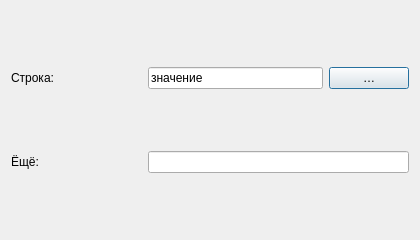
<?xml version="1.0" encoding="UTF-8"?>
<ui version="4.0"><class>Dialog</class><widget class="QDialog" name="Dialog"><property name="geometry"><rect><x>0</x><y>0</y><width>420</width><height>240</height></rect></property><property name="windowTitle"><string>#026 grid/111_nested_hbox_cell</string></property><layout class="QGridLayout" name="gridLayout"><property name="leftMargin"><number>11</number></property><property name="topMargin"><number>11</number></property><property name="rightMargin"><number>11</number></property><property name="bottomMargin"><number>11</number></property><property name="spacing"><number>6</number></property><item row="0" column="0"><widget class="QLabel" name="l1"><property name="text"><string>Строка:</string></property></widget></item><item row="0" column="1" colspan="2"><layout class="QHBoxLayout" name="cellRow"><property name="leftMargin"><number>0</number></property><property name="topMargin"><number>0</number></property><property name="rightMargin"><number>0</number></property><property name="bottomMargin"><number>0</number></property><property name="spacing"><number>6</number></property><item><widget class="QLineEdit" name="e1"><property name="text"><string>значение</string></property></widget></item><item><widget class="QPushButton" name="b1"><property name="text"><string>…</string></property></widget></item></layout></item><item row="1" column="0"><widget class="QLabel" name="l2"><property name="text"><string>Ёщё:</string></property></widget></item><item row="1" column="1" colspan="2"><widget class="QLineEdit" name="e2"></widget></item></layout></widget></ui>
